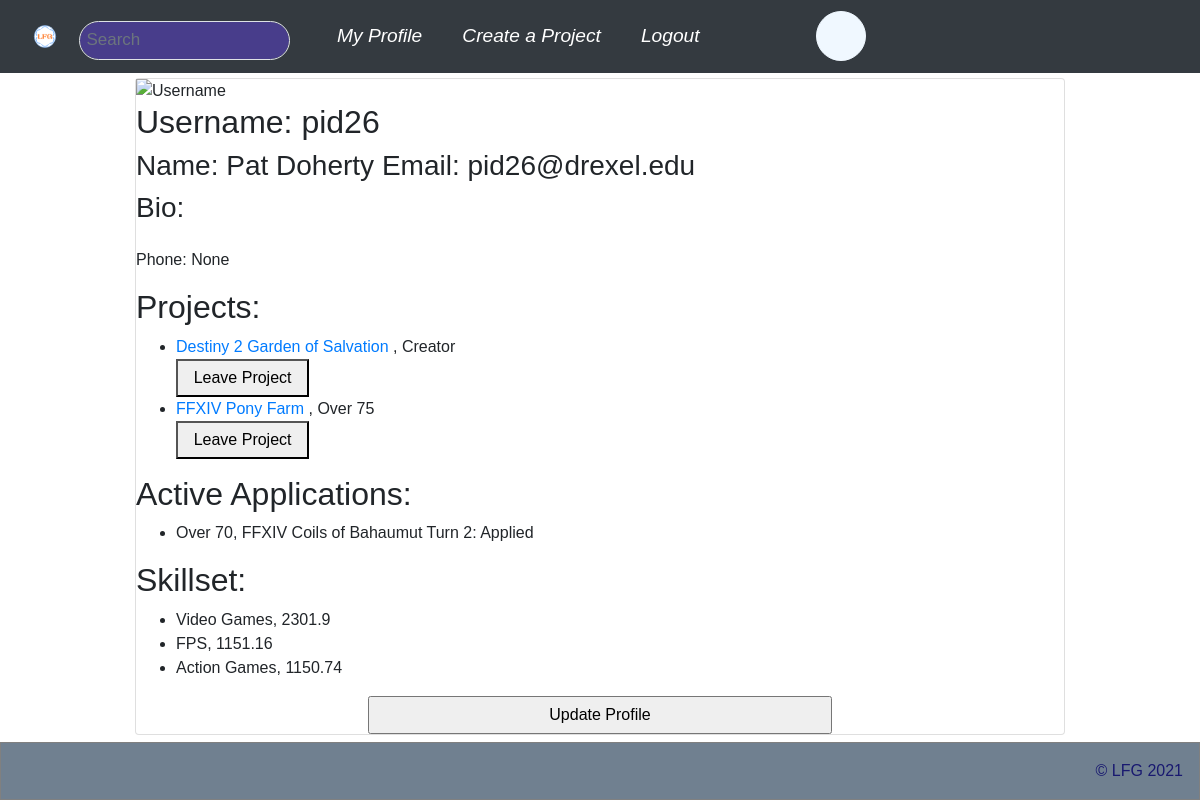
The app's page /accounts/profile/3/ (signed in) with its own data.
### LFGCore/models.py (models this page shows, shortened)
class Profile(models.Model):
  user = models.OneToOneField(User, on_delete=models.CASCADE)
  address = models.OneToOneField('Address', on_delete=models.CASCADE, null=True)
  projects = models.ManyToManyField('Project', through='Member', related_name="memberships")
  chat_channels = models.ManyToManyField('ChatChannel', related_name="channels")
  chats = models.ManyToManyField('ChatChannel', related_name="chats", through='Chat')
  friends = models.ManyToManyField("self", through='Friend')
  bio = models.CharField(max_length=1000, null=True, default="")
  telephone_number = models.DecimalField(max_digits=11, decimal_places=0, null=True)
  applications = models.ManyToManyField('Role', through='Application', related_name="role_application")
  def get_resume(self):
    skillset = defaultdict(float)
    for membership in self.member_set.all():
      end_date = membership.end_date
      if end_date == None:
        end_date = datetime.now(timezone.utc)
      start_date = membership.start_date
      duration = (end_date - start_date).total_seconds() / 3600
      for role in membership.roles.all():
        for skill in role.skills.all():
          skillset[skill] += duration
    return [(skill, round(skillset[skill], 2)) for skill in skillset]

class Member(models.Model):
  profile = models.ForeignKey(Profile, on_delete=models.CASCADE)
  project = models.ForeignKey(Project, on_delete=models.CASCADE)
  roles = models.ManyToManyField('Role')
  is_owner = models.BooleanField()
  start_date = models.DateTimeField()
  end_date = models.DateTimeField(null=True)
  active = models.BooleanField(default=True)

class Project(models.Model):
  channels = models.ManyToManyField('ChatChannel', through='ProjectChannel')
  name = models.CharField(max_length=45)
  description = models.CharField(max_length=10000)
  start_date = models.DateTimeField(default=now)
  end_date = models.DateTimeField(null=True)
  active = models.BooleanField(default=True)

class Role(models.Model):
  project = models.ForeignKey(Project, on_delete=models.CASCADE)
  skills = models.ManyToManyField('Skill')
  title = models.CharField(max_length=45)
  description = models.CharField(max_length=1000)

class Application(models.Model):
  applicant = models.ForeignKey(Profile, on_delete=models.CASCADE)
  role = models.ForeignKey(Role, on_delete=models.CASCADE)
  status = models.CharField(max_length=1, choices=(
    ('A', 'Applied'),
    ('O', 'Offered'),
    ('R', 'Rejected'),
    ('D', 'Declined')
  ))

class Skill(models.Model):
  parent = models.ForeignKey("self", on_delete=models.CASCADE, null=True)
  name = models.CharField(max_length=45)
  description = models.CharField(max_length=250)
  def __str__(self):
    return self.name

### LFGCore/views.py (the view)
# urls.py: path('accounts/profile/', views.profile, name='my_profile_view'),
@login_required
def profile(request, id=None):
  user = None
  if id == None:
    user = request.user
  else:
    user = User.objects.get(id=id)
  return render(request, 'LFGCore/profile.html', {
    "user": user,
    "memberships" : user.profile.member_set.filter(project__active=True),
    "skillset": user.profile.get_resume(),
    'logged_in' : request.user.is_authenticated
  })

### LFGCore/templates/LFGCore/profile.html (shortened to what this page needs)
{% extends logged_in|yesno:"LFGCore/top.html,LFGCore/notloggedtop.html" %}
{% block content %}
<div class="card">
  <img src="image_defaultProfile.jpg" alt="Username" style="width:100%">
  <h2>Username: {{ user.username }}</h2>
  <h3>Name: {{ user.first_name }} {{ user.last_name }} Email: {{ user.email }}</h3>
  <h3>Bio:</h3>
  <p>Phone: {{ user.profile.telephone_number }}</p>
  <h2>Projects:</h2>
  <ul>
    {% for member in memberships %}
    <li>
      <a href="/project/{{ member.project.id }}/">{{ member.project.name }}</a>
        {% if member.roles.all %}
        , {{ member.roles.all.0.title }}
        {% endif %}
        <form action="/membership/quit/{{ member.id }}/" method="post">
          <button type="submit">Leave Project</button>
        </form>
      </li>
      {% endfor %}
  </ul>
  <h2>Active Applications:</h2>
  <ul>
    {% for application in user.profile.application_set.all %}
    <li>
      {{ application.role.title }}, {{ application.role.project.name }}: {{ application.get_status_display }}
    </li>
    {% endfor %}
  </ul>
  <h2>Skillset:</h2>
  <ul>
    {% for skill, time in skillset %}
    <li>{{ skill }}, {{ time }}</li>
    {% endfor %}
  </ul>
  <center>
    <form action="/accounts/profile/update/">
      <input type="submit" value="Update Profile" />
    </form>
  </center>
</div>
{% endblock content %}

### static/top/top.css (style rules this page uses)
* { box-sizing: border-box; }
body { margin: 0; font-family: Arial, Helvetica, sans-serif; }

### LFGCore/templates/LFGCore/top.html (style rules this page uses)
.container input { width: 50%; padding: 5px; }
button { width: 15%; padding: 5px; }

### records on screen
Member: project.name "Destiny 2 Garden of Salvation", roles.all.0 "Creator"
Member: project.name "FFXIV Pony Farm", roles.all.0 "Over 75"
Application: role "Over 70", role.project.name "FFXIV Coils of Bahaumut Turn 2", status "Applied"
Skill: name "Video Games", time "2301.9"
Skill: name "FPS", time "1151.16"
Skill: name "Action Games", time "1150.74"

### other values on screen
{{ user.username }} "pid26"
{{ user.first_name }} "Pat"
{{ user.last_name }} "Doherty"
{{ user.email }} "pid26@drexel.edu"
{{ user.profile.telephone_number }} "None"
